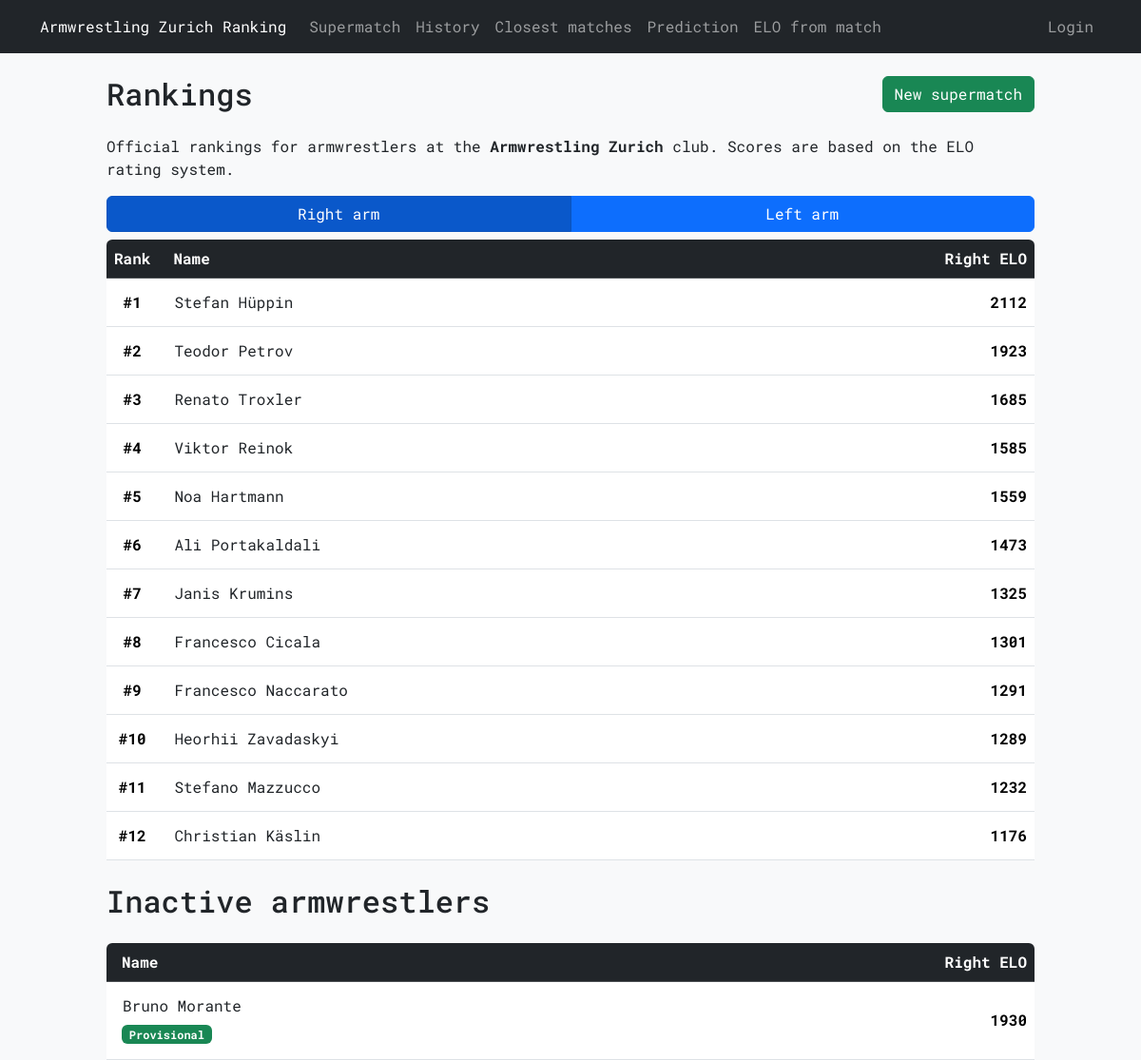
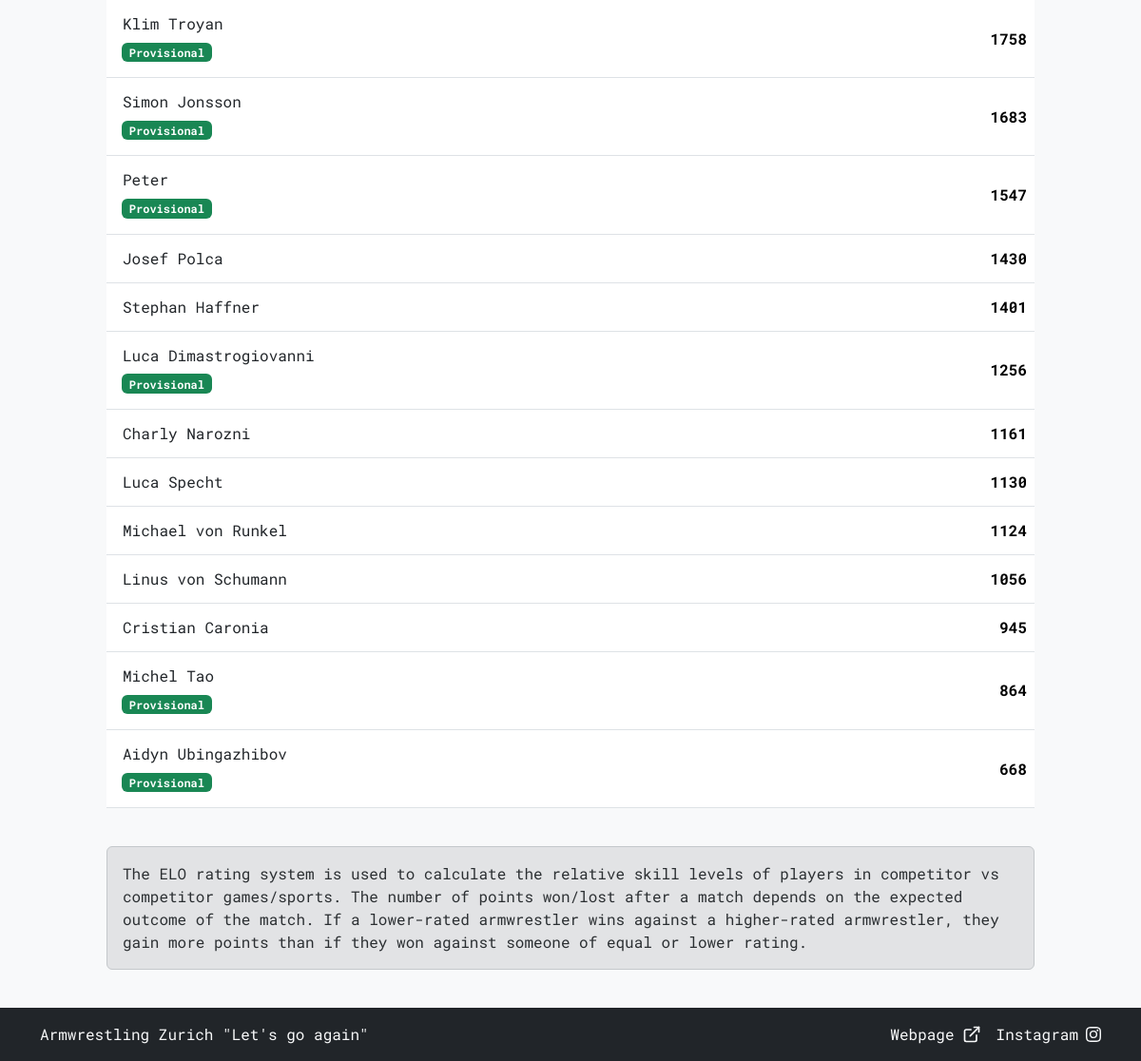
The page / on the database its author committed (2 pictures, top to bottom).
### tables this page shows
CREATE TABLE "armwrestlers" (
    id INTEGER PRIMARY KEY AUTOINCREMENT,
    name TEXT NOT NULL UNIQUE,
    right_elo INTEGER NOT NULL,
    left_elo INTEGER NOT NULL,
    right_rank INTEGER,
    left_rank INTEGER,
    added_by TEXT NOT NULL,
    active_until DATE NOT NULL,
    last_edited_by TEXT,
    FOREIGN KEY (added_by) REFERENCES users(username)
);

CREATE TABLE "armwrestler_badges" (
    armwrestler_id INTEGER NOT NULL,
    badge_id INTEGER NOT NULL,
    arm TEXT NOT NULL CHECK (arm IN ('right', 'left')),
    assigned_date DATE NOT NULL DEFAULT CURRENT_TIMESTAMP,
    assigned_by TEXT,
    PRIMARY KEY (armwrestler_id, badge_id, arm),
    FOREIGN KEY (armwrestler_id) REFERENCES armwrestlers(id) ON DELETE CASCADE,
    FOREIGN KEY (badge_id) REFERENCES badges(id) ON DELETE CASCADE
);

CREATE TABLE "badges" (
    id INTEGER PRIMARY KEY AUTOINCREMENT,
    name TEXT NOT NULL UNIQUE,
    color TEXT NOT NULL
);

### armelo_app.py (the view)
@app.route("/")
@app.route("/<any(right, left):arm>")
def ranking(arm='right'):
    rank_column = 'right_rank' if arm == 'right' else 'left_rank'
    elo_column = 'right_elo' if arm == 'right' else 'left_elo'
    current_user = session.get('username', None)
    update_ranks()
    active_armwrestlers = db_execute('''
        SELECT {0}, id, name, {1} FROM armwrestlers
        WHERE active_until >= DATE('now') ORDER BY {0} ASC
    '''.format(rank_column, elo_column))
    inactive_armwrestlers = db_execute('''
        SELECT id, name, {0} FROM armwrestlers
        WHERE active_until < DATE('now') ORDER BY {1} DESC
    '''.format(elo_column, elo_column))
    badge_data = db_execute('''
        SELECT armwrestler_badges.armwrestler_id, badges.name, badges.color
        FROM armwrestler_badges
        JOIN badges ON armwrestler_badges.badge_id = badges.id
        WHERE armwrestler_badges.arm = ?
    ''', arm)
    armwrestler_badges_dict = {}
    for aw_id, bname, bcolor in badge_data:
        if aw_id not in armwrestler_badges_dict:
            armwrestler_badges_dict[aw_id] = []
        armwrestler_badges_dict[aw_id].append((bname, bcolor))
    template_data = {
        'active_armwrestlers': active_armwrestlers,
        'inactive_armwrestlers': inactive_armwrestlers,
        'current_user': current_user,
        'arm': arm,
        'armwrestler_badges_dict': armwrestler_badges_dict
    }
    if request.headers.get('HX-Request'):
        return render_template('ranking_partial.html', **template_data)
    return render_template('ranking.html', **template_data)

### armelo_app.py (called while the page is built)
@app.context_processor
def inject_user():
    username = session.get('username')
    return dict(username=username)

### config.py (called while the page is built)
def get_db():
    db = getattr(g, '_database', None)
    if db is None:
        db = g._database = sqlite3.connect(DATABASE)
    return db

def db_execute(query, *args):
    db = get_db()
    cur = db.cursor()
    cur.execute(query, args)
    if query.strip().upper().startswith(("SELECT", "WITH")):
        rv = cur.fetchall()
        cur.close()
        return rv
    else:
        db.commit()
        cur.close()

### helpers.py (called while the page is built)
def update_ranks():
    query_update_ranks = '''
    WITH
        ranked_right AS (
            SELECT id, DENSE_RANK() OVER (ORDER BY right_elo DESC) AS right_rank
            FROM armwrestlers
            WHERE active_until >= DATE('now')
        ),
        ranked_left AS (
            SELECT id, DENSE_RANK() OVER (ORDER BY left_elo DESC) AS left_rank
            FROM armwrestlers
            WHERE active_until >= DATE('now')
        )
    UPDATE armwrestlers
    SET
        right_rank = (SELECT right_rank FROM ranked_right WHERE ranked_right.id = armwrestlers.id),
        left_rank = (SELECT left_rank FROM ranked_left WHERE ranked_left.id = armwrestlers.id);
    '''
    query_nullify_ranks = '''
    UPDATE armwrestlers SET right_rank = NULL, left_rank = NULL
    WHERE active_until < DATE('now');
    '''
    db_execute(query_update_ranks)
    db_execute(query_nullify_ranks)

### templates/ranking.html (shortened to what this page needs)
{% extends "layout.html" %}
{% block content %}
<div class="d-flex justify-content-between">
    <h2 class="mb-4">Rankings</h2>
    <form action="{{ url_for('supermatch') }}" method="POST">
        <button type="submit" class="btn btn-success">New supermatch</button>
    </form>
</div>
<p>Official rankings for armwrestlers at the <strong>Armwrestling Zurich</strong> club. Scores are based on the ELO rating system.</p>
<div id="rankings">
    {% include 'ranking_partial.html' %}
</div>
<div class="alert alert-secondary" role="alert">
    The ELO rating system is used to calculate the relative skill levels of players in competitor vs competitor games/sports.
    The number of points won/lost after a match depends on the expected outcome of the match.
    If a lower-rated armwrestler wins against a higher-rated armwrestler, they gain more points than if they won against someone of equal or lower rating.
</div>
{% endblock %}

### templates/ranking_partial.html (shortened to what this page needs)
<div class="btn-group btn-group-toggle mb-2 w-100" data-toggle="buttons">
    <a href="{{ url_for('ranking', arm='right') }}"
       class="btn btn-primary w-50 {{ 'active' if arm == 'right' else '' }}"
       role="button"
       hx-get="{{ url_for('ranking', arm='right') }}"
       hx-target="#rankings"
       hx-swap="innerHTML"
       aria-pressed="{{ 'true' if arm == 'right' else 'false' }}">Right arm</a>
    <a href="{{ url_for('ranking', arm='left') }}"
       class="btn btn-primary w-50 {{ 'active' if arm == 'left' else '' }}"
       role="button"
       hx-get="{{ url_for('ranking', arm='left') }}"
       hx-target="#rankings"
       hx-swap="innerHTML"
       aria-pressed="{{ 'true' if arm == 'left' else 'false' }}">Left arm</a>
</div>
<div class="table-responsive rounded mb-2">
    <table class="table table-hover">
        <thead class="table-dark">
            <tr>
                <th>Rank</th>
                <th class="ps-3 w-100">Name</th>
                <th class="text-end text-nowrap">{{ "Right ELO" if arm == 'right' else "Left ELO" }}</th>
            </tr>
        </thead>
        <tbody>
            {% for armwrestler in active_armwrestlers %}
            <tr>
                <td class="align-middle text-center"><strong>#{{ armwrestler[0] }}</strong></td>
                <td class="align-middle w-100">
                    <a href="{{ url_for('view_member', id=armwrestler[1]) }}" class="btn btn-generic text-start px-2 py-1 m-0">
                        {{ armwrestler[2] }}
                    </a>
                </td>
                <td class="align-middle text-end"><strong>{{ armwrestler[3] }}</strong></td>
            </tr>
            {% endfor %}
        </tbody>
    </table>
</div>
<h2 class="mb-4">Inactive armwrestlers</h2>
<div class="table-responsive rounded mb-4">
    <table class="table table-hover">
        <thead class="table-dark">
            <tr>
                <th class="ps-3 w-100">Name</th>
                <th class="text-end text-nowrap">{{ "Right ELO" if arm == 'right' else "Left ELO" }}</th>
            </tr>
        </thead>
        <tbody>
            {% for armwrestler in inactive_armwrestlers %}
            <tr>
                <td class="align-middle w-100">
                    <a href="{{ url_for('view_member', id=armwrestler[0]) }}" class="btn btn-generic text-start px-2 py-1 m-0">
                        {{ armwrestler[1] }}
                    </a>
                    {% if armwrestler[0] in armwrestler_badges_dict %}
                        <div>
                        {% for bname, bcolor in armwrestler_badges_dict[armwrestler[0]] %}
                            <span class="badge ms-2 mb-2 {{ bcolor }}">{{ bname }}</span>
                        {% endfor %}
                        </div>
                    {% endif %}
                </td>
                <td class="align-middle text-end"><strong>{{ armwrestler[2] }}</strong></td>
            </tr>
            {% endfor %}
        </tbody>
    </table>
</div>

### static/styles.css (style rules this page uses)
* { font-family: 'Roboto Mono', monospace; }
html, body { height: 100%; scrollbar-width: none; -ms-overflow-style: none; }
body { display: flex; flex-direction: column; }
.btn-generic { --bs-btn-bg: transparent; --bs-btn-border-color: transparent; --bs-btn-hover-bg: transparent; --bs-btn-hover-border-color: var(--bs-secondary); --bs-btn-active-border-color: var(--bs-secondary); --bs-btn-active-bg: transparent; }

### rows shown on the page
armwrestlers: right_rank "1", name "Stefan Hüppin", right_elo "2112"
armwrestlers: right_rank "2", name "Teodor Petrov", right_elo "1923"
armwrestlers: right_rank "3", name "Renato Troxler", right_elo "1685"
armwrestlers: right_rank "4", name "Viktor Reinok", right_elo "1585"
armwrestlers: right_rank "5", name "Noa Hartmann", right_elo "1559"
armwrestlers: right_rank "6", name "Ali Portakaldali", right_elo "1473"
armwrestlers: right_rank "7", name "Janis Krumins", right_elo "1325"
armwrestlers: right_rank "8", name "Francesco Cicala", right_elo "1301"
armwrestlers: right_rank "9", name "Francesco Naccarato", right_elo "1291"
armwrestlers: right_rank "10", name "Heorhii Zavadaskyi", right_elo "1289"
armwrestlers: right_rank "11", name "Stefano Mazzucco", right_elo "1232"
armwrestlers: right_rank "12", name "Christian Käslin", right_elo "1176"
armwrestlers: name "Bruno Morante", right_elo "1930"
armwrestler_badges: name "Provisional"
armwrestlers: name "Klim Troyan", right_elo "1758"
armwrestler_badges: name "Provisional"
armwrestlers: name "Simon Jonsson", right_elo "1683"
armwrestler_badges: name "Provisional"
armwrestlers: name "Peter", right_elo "1547"
armwrestler_badges: name "Provisional"
armwrestlers: name "Josef Polca", right_elo "1430"
armwrestlers: name "Stephan Haffner", right_elo "1401"
armwrestlers: name "Luca Dimastrogiovanni", right_elo "1256"
armwrestler_badges: name "Provisional"
armwrestlers: name "Charly Narozni", right_elo "1161"
armwrestlers: name "Luca Specht", right_elo "1130"
armwrestlers: name "Michael von Runkel", right_elo "1124"
armwrestlers: name "Linus von Schumann", right_elo "1056"
armwrestlers: name "Cristian Caronia", right_elo "945"
armwrestlers: name "Michel Tao", right_elo "864"
armwrestler_badges: name "Provisional"
armwrestlers: name "Aidyn Ubingazhibov", right_elo "668"
armwrestler_badges: name "Provisional"

### other values the page prints
{{ "Right ELO" if arm == 'right' else "Left ELO" }} "Right ELO"
